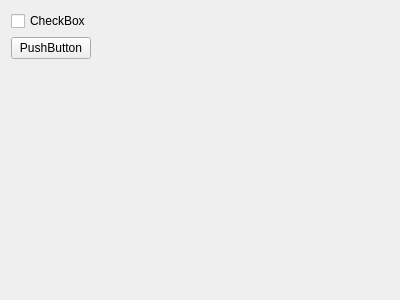
<?xml version="1.0" encoding="UTF-8"?>
<ui version="4.0">
 <class>testWidget</class>
 <widget class="QWidget" name="testWidget">
  <property name="geometry">
   <rect>
    <x>0</x>
    <y>0</y>
    <width>400</width>
    <height>300</height>
   </rect>
  </property>
  <property name="windowTitle">
   <string>testWidget</string>
  </property>
  <layout class="QFormLayout" name="formLayout">
   <item row="0" column="0">
    <widget class="QCheckBox" name="checkBox">
     <property name="text">
      <string>CheckBox</string>
     </property>
    </widget>
   </item>
   <item row="1" column="0">
    <widget class="QPushButton" name="pushButton">
     <property name="text">
      <string>PushButton</string>
     </property>
    </widget>
   </item>
  </layout>
 </widget>
 <resources/>
 <connections/>
</ui>
